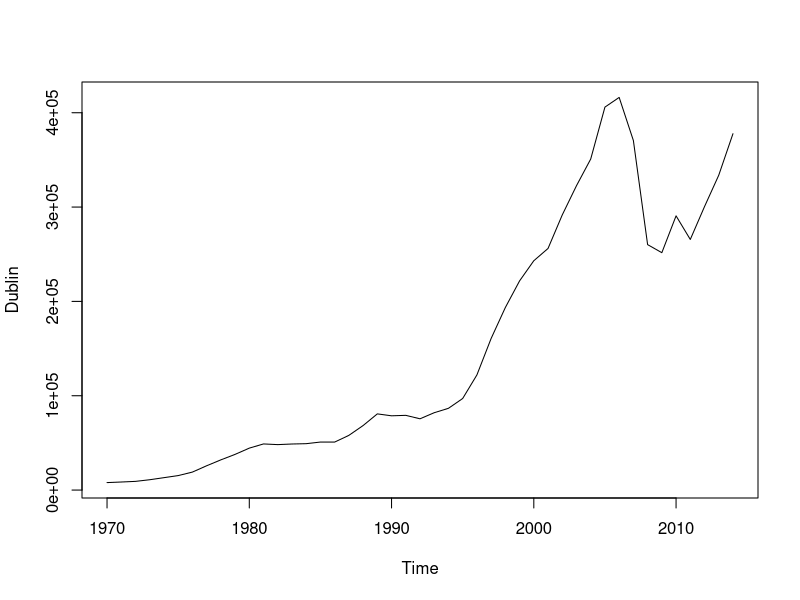
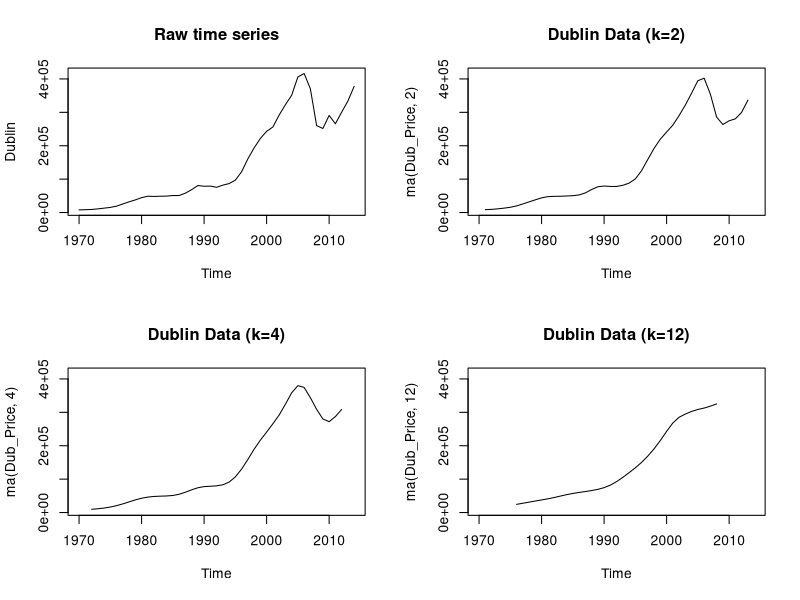
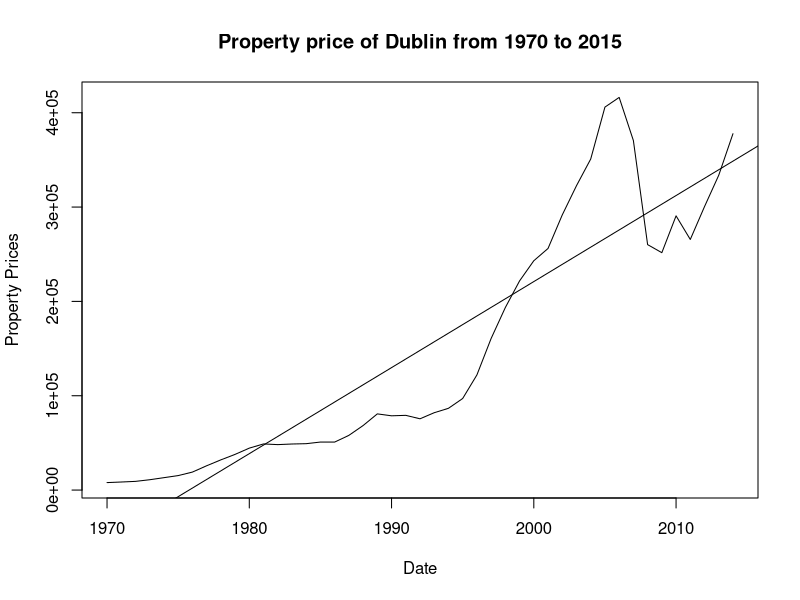
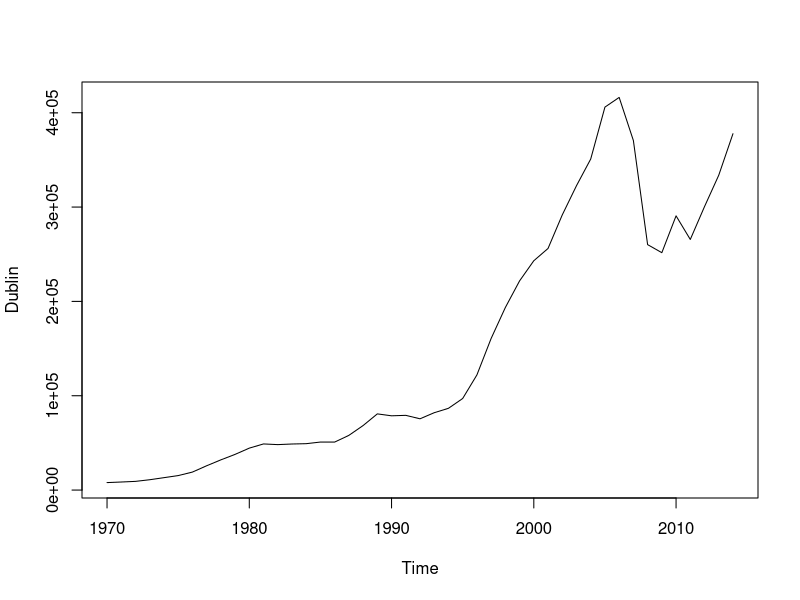
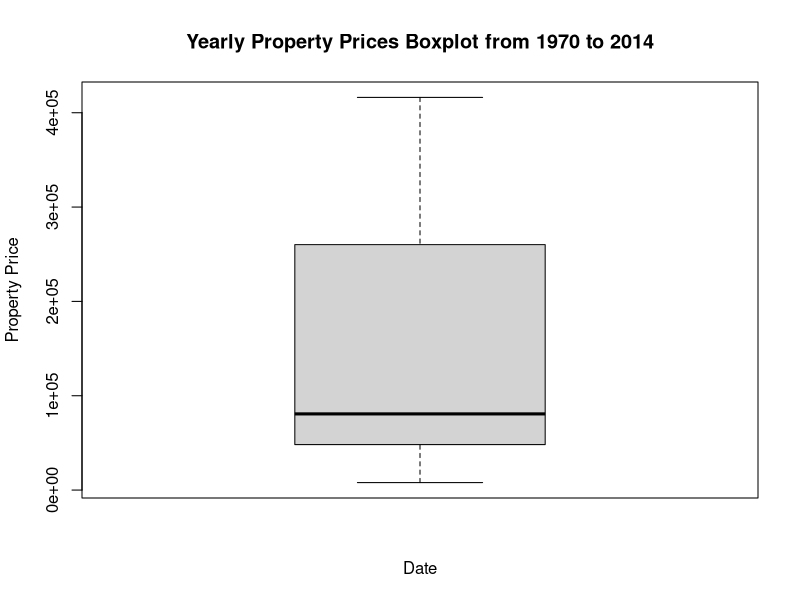
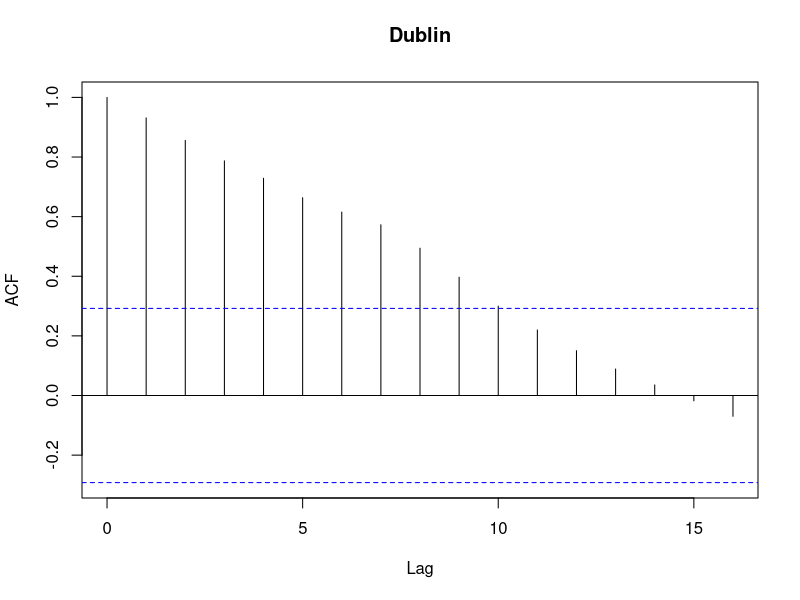
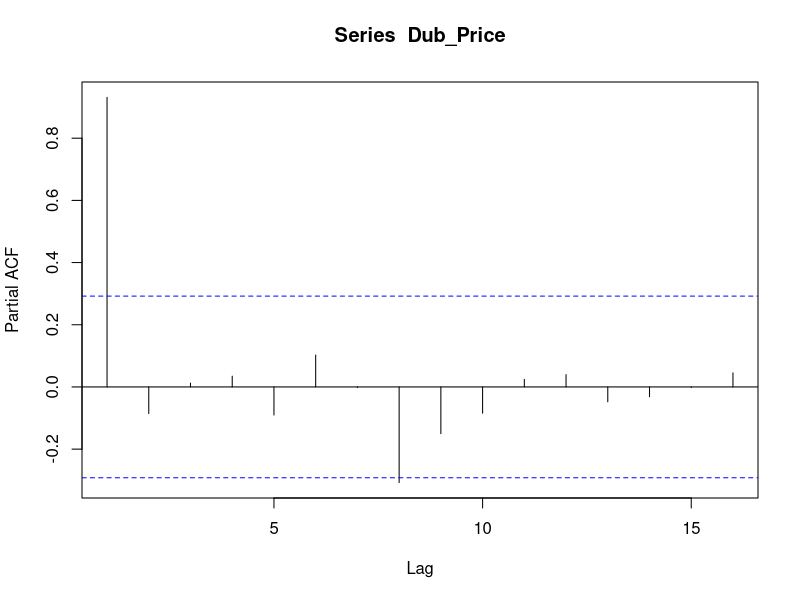
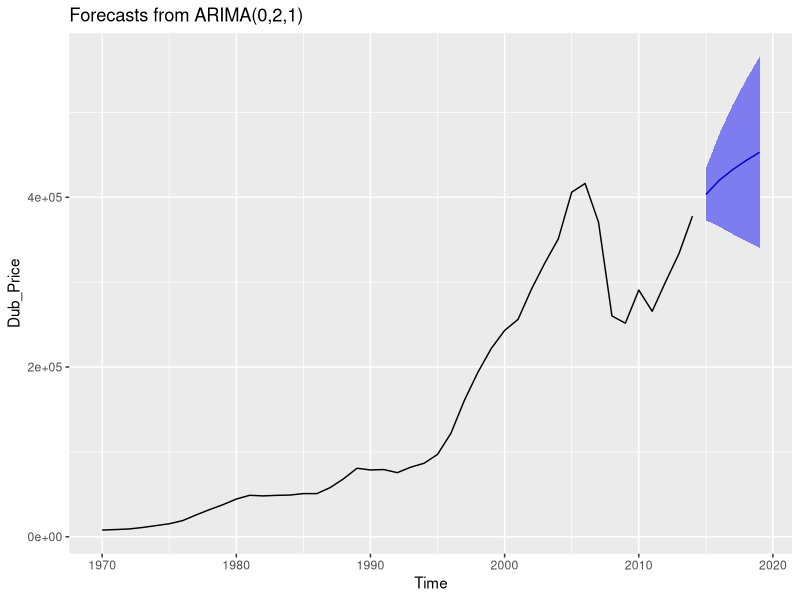

These charts were generated, in order, by the following R code: (Note: this script raises an error after producing the figures.)
# Loading the dataset
New_data <- read.csv("new property price.csv")

# Filling the NA values
New_data$Cork[New_data$Cork=="n/a"] <- NA
New_data$Galway[New_data$Galway=="n/a"] <- NA
New_data$Limerick[New_data$Limerick=="n/a"] <- NA
New_data$Waterford[New_data$Waterford=="n/a"] <- NA
New_data$Other.Areas[New_data$Other.Areas=="n/a"] <- NA


# Creating a copy of dataset
Change_Data <- New_data


# Omit The Na values
New_data <- na.omit(New_data)
# Selecting only one column for time series
New_data <- subset(New_data, select = c(3))

# Using Time series for Property Prices
Dub_Price <- ts(New_data,start = c(1970), frequency = 1)
summary(Dub_Price)
plot(Dub_Price)


# Displaying the data with the help of time series functions
start(Dub_Price)
end(Dub_Price)
frequency(Dub_Price)
class(Dub_Price)
summary(Dub_Price)

# using library 
library(forecast)

opar <- par(no.readonly=TRUE)
par(mfrow=c(2,2))

ylim <- c(min(Dub_Price), max(Dub_Price))
plot(Dub_Price, main="Raw time series")
plot(ma(Dub_Price, 2), main="Dublin Data (k=2)", ylim=ylim)
plot(ma(Dub_Price, 4), main="Dublin Data (k=4)", ylim=ylim)
plot(ma(Dub_Price, 12), main="Dublin Data (k=12)", ylim=ylim)
par(opar)

#
library(tseries)
adf.test(diff(diff(log(Dub_Price))))
frequency(Dub_Price)
cycle(Dub_Price)

#Plotting the data 
plot(Dub_Price,
     xlab="Date", 
     ylab = "Property Prices",
     main= "Property price of Dublin from 1970 to 2015")
# Add a straight line shwing the linear relationship
# between passenger numbers and time
abline(reg=lm(Dub_Price~time(Dub_Price)))

plot(aggregate(Dub_Price,FUN=mean))


boxplot(Dub_Price ~ cycle(Dub_Price),
        xlab="Date", 
        ylab = "Property Price",
        main ="Yearly Property Prices Boxplot from 1970 to 2014")


# Checking the data for Auto Correlation  or Partial Correlation
library(forecast)
acf(Dub_Price)
pacf(Dub_Price)


# Fiiting an ARIMA model
fit <- arima(Dub_Price, 
             c(0,2,1), 
             seasonal = list(order = c(1,0,0), 
                             period = 1))
fit


# Generate Forecasts 
prediction <- predict(fit, n.ahead = 5)
prediction

# Forecasting the values with confidence level of 80
forecast_Dub_Price <- forecast(fit, level = c(80), h = 5)
forecast_Dub_Price

# Displaying the forecasted values
autoplot(forecast_Dub_Price)


plot(forecast(forecast_Dub_Price, 5), xlab = "Year", ylab = "Prices ")

# Using  the Auto Arima model 
auto_arima_model <- auto.arima(Dub_Price)
auto_arima_model
# Check the accuracy of model
accuracy(auto_arima_model)
accuracy(fit)

plot(forecast(auto_arima_model, 5), xlab = "Year", ylab = "Property Prices")

plot(forecast(fit, 5), xlab = "Year", ylab = "Property Prices")


# Choosing training and testing on the dataset 
Dub_Price_train <- window(x = Dub_Price, start=c(1970), end=c(2009))
Dub_Price_test <- window(x = Dub_Price, start=c(2010))
# Displaying the train data 
Dub_Price_train

# displaying the test data
Dub_Price_test

# Fit the training data in the model
fit1 <- arima(Dub_Price_train, 
             c(0,2,1), 
             seasonal = list(order = c(1,0,0), 
                             period = 1))
fit1
rm(arima_model)
#Uisng the auto arima on training data
auto_arima_model1 <- auto.arima(Dub_Price_train)
auto_arima_model1
accuracy(auto_arima_model1)

# Predicting the data using auto arima
predict_auto_ARIMA <- forecast(auto_arima_model, 10)
predict_auto_ARIMA

# Using the fit data
predict_manual_ARIMA <- forecast(fit1, 10)
predict_manual_ARIMA

# Displaying the data which is forcasted
plot(forecast(predict_auto_ARIMA, 5), xlab = "Year", ylab = "Prices ")
plot(forecast(predict_manual_ARIMA, 10), xlab = "Year", ylab = "Prices ")


Price_test <- arima(Dub_Price_test, model=auto_arima_model)
accuracy(Price_test)





